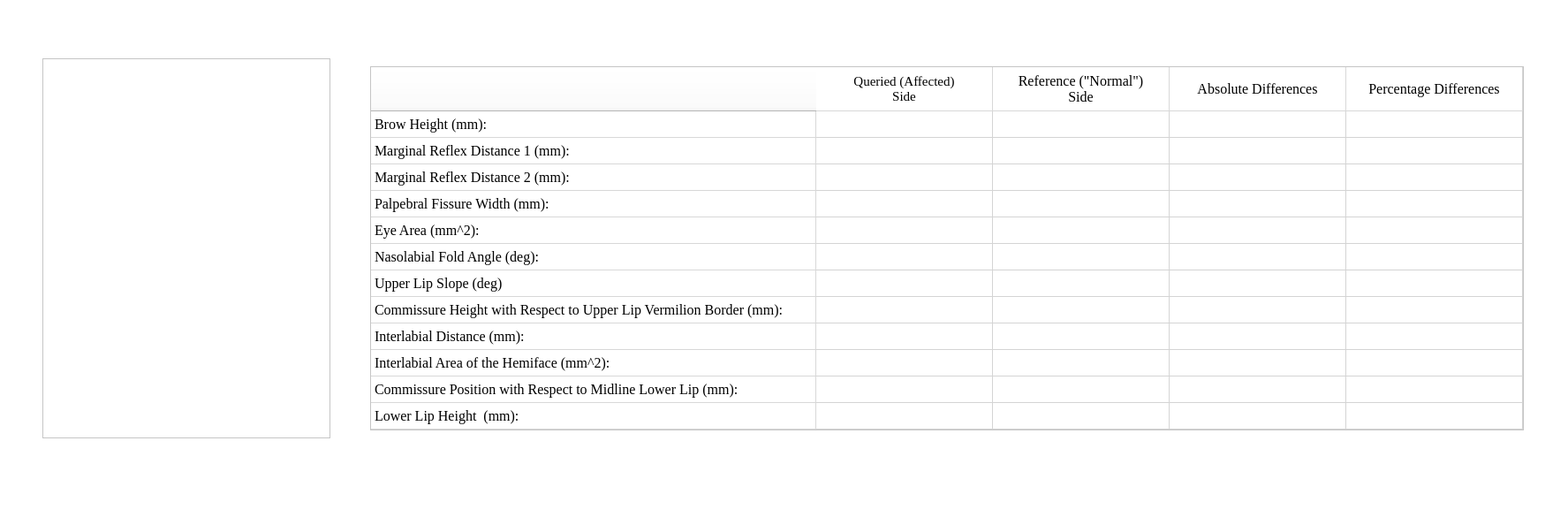
<?xml version="1.0" encoding="UTF-8"?>
<ui version="4.0">
 <class>MainWindow</class>
 <widget class="QMainWindow" name="MainWindow">
  <property name="geometry">
   <rect>
    <x>0</x>
    <y>0</y>
    <width>1775</width>
    <height>585</height>
   </rect>
  </property>
  <property name="minimumSize">
   <size>
    <width>1775</width>
    <height>585</height>
   </size>
  </property>
  <property name="maximumSize">
   <size>
    <width>1775</width>
    <height>585</height>
   </size>
  </property>
  <property name="windowTitle">
   <string>Measurement Window</string>
  </property>
  <property name="windowIcon">
   <iconset>
    <normaloff>../icons/Home_logo_square.jpg</normaloff>../icons/Home_logo_square.jpg</iconset>
  </property>
  <property name="styleSheet">
   <string notr="true">background-color: rgb(255, 255, 255);</string>
  </property>
  <widget class="QWidget" name="centralwidget">
   <layout class="QHBoxLayout" name="horizontalLayout">
    <item>
     <widget class="MetricsDisplay" name="metricsLabel">
      <property name="minimumSize">
       <size>
        <width>326</width>
        <height>430</height>
       </size>
      </property>
      <property name="maximumSize">
       <size>
        <width>326</width>
        <height>430</height>
       </size>
      </property>
     </widget>
    </item>
    <item>
     <widget class="QTableWidget" name="resultTable">
      <property name="sizePolicy">
       <sizepolicy hsizetype="Fixed" vsizetype="Fixed">
        <horstretch>0</horstretch>
        <verstretch>0</verstretch>
       </sizepolicy>
      </property>
      <property name="minimumSize">
       <size>
        <width>0</width>
        <height>0</height>
       </size>
      </property>
      <property name="font">
       <font>
        <family>Times New Roman</family>
        <pointsize>12</pointsize>
       </font>
      </property>
      <property name="styleSheet">
       <string notr="true">QHeaderView::section{
            border-top:0px solid #D8D8D8;
            border-left:0px solid #D8D8D8;
            border-right:1px solid #D8D8D8;
            border-bottom: 1px solid #D8D8D8;
            background-color:white;
            padding:4px;
}

  QTableCornerButton::section{
            border-top:0px solid #D8D8D8;
            border-left:0px solid #D8D8D8;
            border-right:1px solid #D8D8D8;
            border-bottom: 1px solid #D8D8D8;
            background-color:white;
}</string>
      </property>
      <property name="lineWidth">
       <number>0</number>
      </property>
      <property name="verticalScrollBarPolicy">
       <enum>Qt::ScrollBarAlwaysOff</enum>
      </property>
      <property name="horizontalScrollBarPolicy">
       <enum>Qt::ScrollBarAlwaysOff</enum>
      </property>
      <property name="sizeAdjustPolicy">
       <enum>QAbstractScrollArea::AdjustToContents</enum>
      </property>
      <property name="selectionMode">
       <enum>QAbstractItemView::SingleSelection</enum>
      </property>
      <property name="selectionBehavior">
       <enum>QAbstractItemView::SelectRows</enum>
      </property>
      <attribute name="horizontalHeaderVisible">
       <bool>true</bool>
      </attribute>
      <attribute name="horizontalHeaderDefaultSectionSize">
       <number>200</number>
      </attribute>
      <row>
       <property name="text">
        <string>Brow Height (mm):</string>
       </property>
       <property name="font">
        <font>
         <family>Times New Roman</family>
         <pointsize>12</pointsize>
        </font>
       </property>
      </row>
      <row>
       <property name="text">
        <string>Marginal Reflex Distance 1 (mm):</string>
       </property>
       <property name="font">
        <font>
         <family>Times New Roman</family>
         <pointsize>12</pointsize>
        </font>
       </property>
      </row>
      <row>
       <property name="text">
        <string>Marginal Reflex Distance 2 (mm):</string>
       </property>
       <property name="font">
        <font>
         <family>Times New Roman</family>
         <pointsize>12</pointsize>
        </font>
       </property>
      </row>
      <row>
       <property name="text">
        <string>Palpebral Fissure Width (mm):</string>
       </property>
       <property name="font">
        <font>
         <family>Times New Roman</family>
         <pointsize>12</pointsize>
        </font>
       </property>
      </row>
      <row>
       <property name="text">
        <string>Eye Area (mm^2):</string>
       </property>
       <property name="font">
        <font>
         <family>Times New Roman</family>
         <pointsize>12</pointsize>
        </font>
       </property>
      </row>
      <row>
       <property name="text">
        <string>Nasolabial Fold Angle (deg):</string>
       </property>
       <property name="font">
        <font>
         <family>Times New Roman</family>
         <pointsize>12</pointsize>
        </font>
       </property>
      </row>
      <row>
       <property name="text">
        <string>Upper Lip Slope (deg)</string>
       </property>
       <property name="font">
        <font>
         <family>Times New Roman</family>
         <pointsize>12</pointsize>
        </font>
       </property>
      </row>
      <row>
       <property name="text">
        <string>Commissure Height with Respect to Upper Lip Vermilion Border (mm):</string>
       </property>
       <property name="font">
        <font>
         <family>Times New Roman</family>
         <pointsize>12</pointsize>
        </font>
       </property>
      </row>
      <row>
       <property name="text">
        <string>Interlabial Distance (mm):</string>
       </property>
       <property name="font">
        <font>
         <family>Times New Roman</family>
         <pointsize>12</pointsize>
        </font>
       </property>
      </row>
      <row>
       <property name="text">
        <string>Interlabial Area of the Hemiface (mm^2):</string>
       </property>
       <property name="font">
        <font>
         <family>Times New Roman</family>
         <pointsize>12</pointsize>
        </font>
       </property>
      </row>
      <row>
       <property name="text">
        <string>Commissure Position with Respect to Midline Lower Lip (mm):</string>
       </property>
       <property name="font">
        <font>
         <family>Times New Roman</family>
         <pointsize>12</pointsize>
        </font>
       </property>
      </row>
      <row>
       <property name="text">
        <string>Lower Lip Height  (mm):</string>
       </property>
       <property name="font">
        <font>
         <family>Times New Roman</family>
         <pointsize>12</pointsize>
        </font>
       </property>
      </row>
      <column>
       <property name="text">
        <string>Queried (Affected) 
Side</string>
       </property>
       <property name="font">
        <font>
         <family>Times New Roman</family>
         <pointsize>11</pointsize>
        </font>
       </property>
      </column>
      <column>
       <property name="text">
        <string>Reference (&quot;Normal&quot;) 
Side</string>
       </property>
       <property name="font">
        <font>
         <family>Times New Roman</family>
         <pointsize>12</pointsize>
        </font>
       </property>
      </column>
      <column>
       <property name="text">
        <string>Absolute Differences</string>
       </property>
       <property name="font">
        <font>
         <family>Times New Roman</family>
         <pointsize>12</pointsize>
        </font>
       </property>
      </column>
      <column>
       <property name="text">
        <string>Percentage Differences</string>
       </property>
       <property name="font">
        <font>
         <family>Times New Roman</family>
         <pointsize>12</pointsize>
        </font>
       </property>
      </column>
     </widget>
    </item>
   </layout>
  </widget>
  <widget class="QMenuBar" name="menubar">
   <property name="geometry">
    <rect>
     <x>0</x>
     <y>0</y>
     <width>1775</width>
     <height>26</height>
    </rect>
   </property>
  </widget>
  <widget class="QStatusBar" name="statusbar"/>
 </widget>
 <customwidgets>
  <customwidget>
   <class>MetricsDisplay</class>
   <extends>QGraphicsView</extends>
   <header>MetricsDisplay.h</header>
  </customwidget>
 </customwidgets>
 <resources/>
 <connections/>
</ui>
